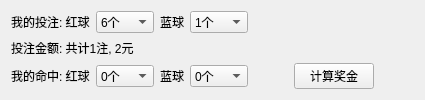
             <widget class="QWidget" name="page_2">
              <layout class="QGridLayout" name="gridLayout_23">
               <item row="2" column="6">
                <spacer name="horizontalSpacer_12">
                 <property name="orientation">
                  <enum>Qt::Horizontal</enum>
                 </property>
                 <property name="sizeHint" stdset="0">
                  <size>
                   <width>40</width>
                   <height>20</height>
                  </size>
                 </property>
                </spacer>
               </item>
               <item row="2" column="0">
                <widget class="QLabel" name="label_25">
                 <property name="text">
                  <string>我的命中: 红球</string>
                 </property>
                </widget>
               </item>
               <item row="2" column="4">
                <spacer name="horizontalSpacer_13">
                 <property name="orientation">
                  <enum>Qt::Horizontal</enum>
                 </property>
                 <property name="sizeHint" stdset="0">
                  <size>
                   <width>40</width>
                   <height>20</height>
                  </size>
                 </property>
                </spacer>
               </item>
               <item row="2" column="2">
                <widget class="QLabel" name="label_24">
                 <property name="text">
                  <string>蓝球</string>
                 </property>
                </widget>
               </item>
               <item row="0" column="3">
                <widget class="QComboBox" name="TBP">
                 <item>
                  <property name="text">
                   <string>1个</string>
                  </property>
                 </item>
                 <item>
                  <property name="text">
                   <string>2个</string>
                  </property>
                 </item>
                 <item>
                  <property name="text">
                   <string>3个</string>
                  </property>
                 </item>
                 <item>
                  <property name="text">
                   <string>4个</string>
                  </property>
                 </item>
                 <item>
                  <property name="text">
                   <string>5个</string>
                  </property>
                 </item>
                 <item>
                  <property name="text">
                   <string>6个</string>
                  </property>
                 </item>
                 <item>
                  <property name="text">
                   <string>7个</string>
                  </property>
                 </item>
                 <item>
                  <property name="text">
                   <string>8个</string>
                  </property>
                 </item>
                 <item>
                  <property name="text">
                   <string>9个</string>
                  </property>
                 </item>
                 <item>
                  <property name="text">
                   <string>10个</string>
                  </property>
                 </item>
                 <item>
                  <property name="text">
                   <string>11个</string>
                  </property>
                 </item>
                 <item>
                  <property name="text">
                   <string>12个</string>
                  </property>
                 </item>
                 <item>
                  <property name="text">
                   <string>13个</string>
                  </property>
                 </item>
                 <item>
                  <property name="text">
                   <string>14个</string>
                  </property>
                 </item>
                 <item>
                  <property name="text">
                   <string>15个</string>
                  </property>
                 </item>
                 <item>
                  <property name="text">
                   <string>16个</string>
                  </property>
                 </item>
                </widget>
               </item>
               <item row="2" column="5">
                <widget class="QPushButton" name="NC">
                 <property name="text">
                  <string>计算奖金</string>
                 </property>
                </widget>
               </item>
               <item row="0" column="2">
                <widget class="QLabel" name="label_22">
                 <property name="text">
                  <string>蓝球</string>
                 </property>
                </widget>
               </item>
               <item row="2" column="1">
                <widget class="QComboBox" name="MRP">
                 <item>
                  <property name="text">
                   <string>0个</string>
                  </property>
                 </item>
                 <item>
                  <property name="text">
                   <string>1个</string>
                  </property>
                 </item>
                 <item>
                  <property name="text">
                   <string>2个</string>
                  </property>
                 </item>
                 <item>
                  <property name="text">
                   <string>3个</string>
                  </property>
                 </item>
                 <item>
                  <property name="text">
                   <string>4个</string>
                  </property>
                 </item>
                 <item>
                  <property name="text">
                   <string>5个</string>
                  </property>
                 </item>
                 <item>
                  <property name="text">
                   <string>6个</string>
                  </property>
                 </item>
                </widget>
               </item>
               <item row="0" column="0">
                <widget class="QLabel" name="label_21">
                 <property name="text">
                  <string>我的投注: 红球</string>
                 </property>
                </widget>
               </item>
               <item row="2" column="3">
                <widget class="QComboBox" name="MBP">
                 <item>
                  <property name="text">
                   <string>0个</string>
                  </property>
                 </item>
                 <item>
                  <property name="text">
                   <string>1个</string>
                  </property>
                 </item>
                </widget>
               </item>
               <item row="0" column="1">
                <widget class="QComboBox" name="TRP">
                 <item>
                  <property name="text">
                   <string>6个</string>
                  </property>
                 </item>
                 <item>
                  <property name="text">
                   <string>7个</string>
                  </property>
                 </item>
                 <item>
                  <property name="text">
                   <string>8个</string>
                  </property>
                 </item>
                 <item>
                  <property name="text">
                   <string>9个</string>
                  </property>
                 </item>
                 <item>
                  <property name="text">
                   <string>10个</string>
                  </property>
                 </item>
                 <item>
                  <property name="text">
                   <string>11个</string>
                  </property>
                 </item>
                 <item>
                  <property name="text">
                   <string>12个</string>
                  </property>
                 </item>
                 <item>
                  <property name="text">
                   <string>13个</string>
                  </property>
                 </item>
                 <item>
                  <property name="text">
                   <string>14个</string>
                  </property>
                 </item>
                 <item>
                  <property name="text">
                   <string>15个</string>
                  </property>
                 </item>
                 <item>
                  <property name="text">
                   <string>16个</string>
                  </property>
                 </item>
                 <item>
                  <property name="text">
                   <string>17个</string>
                  </property>
                 </item>
                 <item>
                  <property name="text">
                   <string>18个</string>
                  </property>
                 </item>
                 <item>
                  <property name="text">
                   <string>19个</string>
                  </property>
                 </item>
                 <item>
                  <property name="text">
                   <string>20个</string>
                  </property>
                 </item>
                </widget>
               </item>
               <item row="1" column="0" colspan="4">
                <widget class="QLabel" name="NR">
                 <property name="text">
                  <string>投注金额: 共计1注, 2元</string>
                 </property>
                </widget>
               </item>
              </layout>
             </widget>
